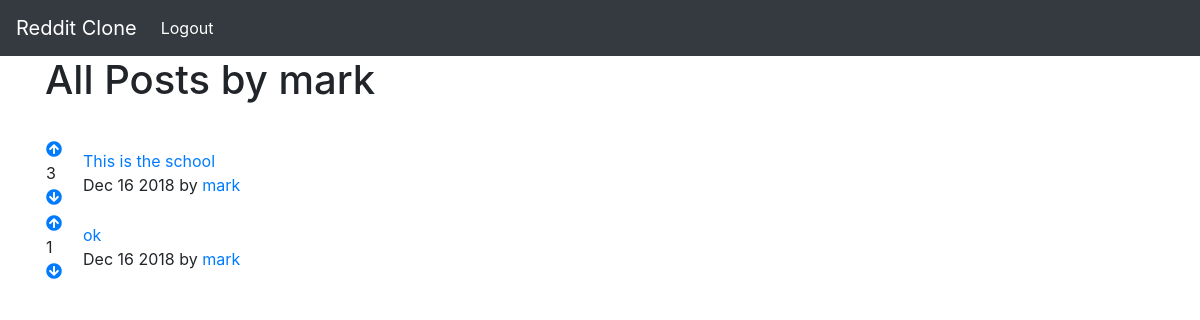
The page /posts/user/5 (signed in) on the database its author committed.
### posts/models.py (models this page shows)
class Post(models.Model):
    title = models.CharField(max_length=200)
    url = models.TextField()
    pub_date = models.DateTimeField()
    author = models.ForeignKey(User, on_delete=models.CASCADE)   # whomever creates the post has to be logged in
    votes_total = models.IntegerField(default=1) # specify default value
    def pub_date_pretty(self):
        return self.pub_date.strftime('%b %e %Y')

### posts/views.py (the view)
# urls.py: url(r'^user/(?P<fk>[0-9]+)', views.userdetails, name='userdetails'),
def userdetails(request, fk):
    posts = models.Post.objects.filter(author__id=fk).order_by('-votes_total')
    author = models.User.objects.get(pk=fk)
    return render(request, 'posts/userdetails.html', {'posts':posts, 'author':author})

### posts/templates/posts/userdetails.html (shortened to what this page needs)
{% extends 'base.html' %}
{% block content %}
<h1>All Posts by {{ author.username }}</h1>
<br />
{% for post in posts.all %}
<table>
  <tr>
    <td style="padding-right: 20px;"><a href="#" onclick="document.getElementById('upvote{{ post.id }}').submit()"><i class="fas fa-arrow-circle-up"></i></a><br /> {{ post.votes_total }}<br /> <a href="#" onclick="document.getElementById('downvote{{ post.id }}').submit()"><i class="fas fa-arrow-circle-down"></i></a></td>
    <td><a href="{{ post.url }}">{{ post.title }}</a><br />{{ post.pub_date_pretty }} by <a href="{% url 'posts:userdetails' post.author.id %}">{{ post.author.username }}</a></td>
  </tr>
</table>
{% endfor %}
{% endblock %}

### rows shown on the page
Post: votes_total "3", title "This is the school", pub_date_pretty "Dec 16 2018", author.username "mark"
Post: votes_total "1", title "ok", pub_date_pretty "Dec 16 2018", author.username "mark"

### other values the page prints
{{ author.username }} "mark"
